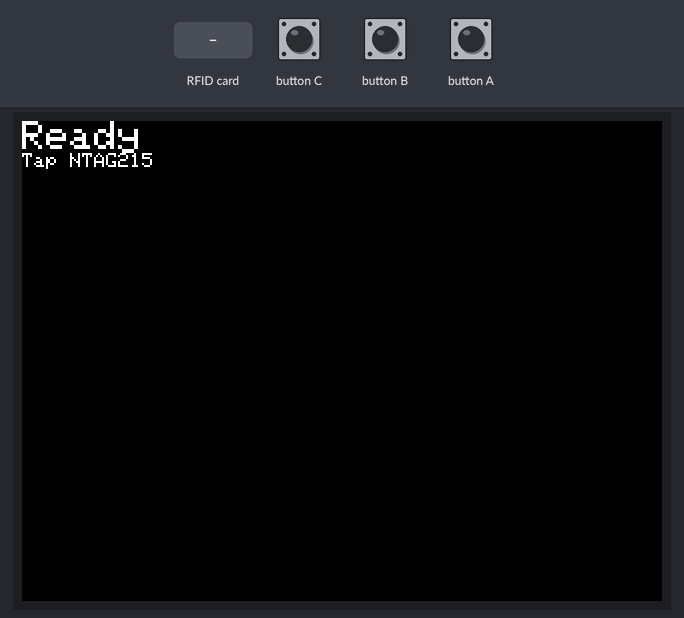
A program run on a simulated ESP32. Parts: 320×240 colour display. The test bench sets the inputs (shaded band).

Above: at 1.4 s.
1.5 s: RFID card E1 10 3E 00 held to the reader
At 2.2 s:
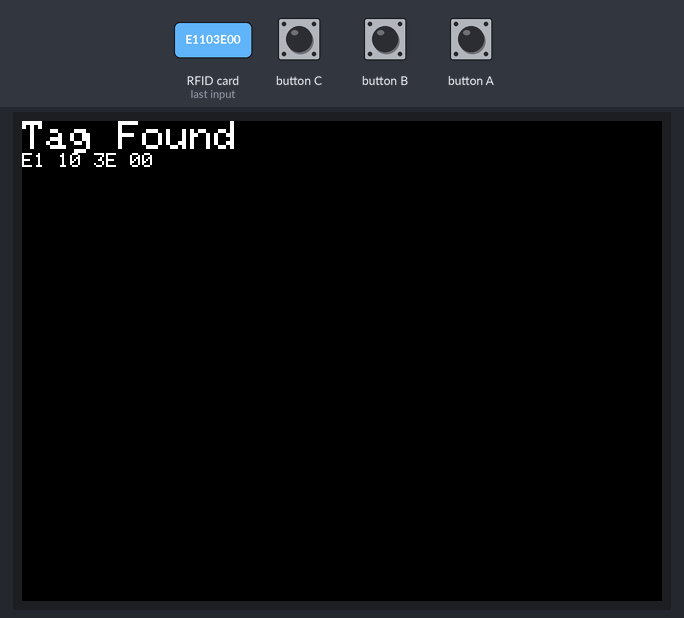
At 3.8 s:
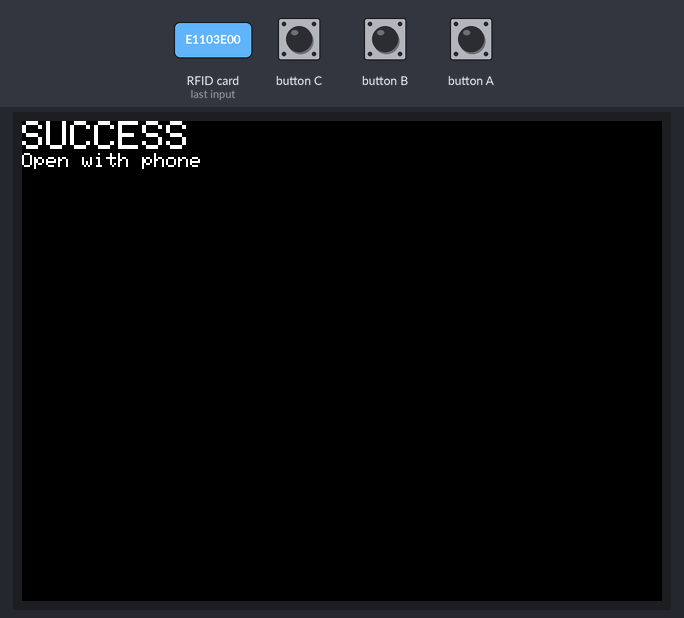
4.5 s: RFID card 5E 7A 19 C4 held to the reader
At 5.2 s:
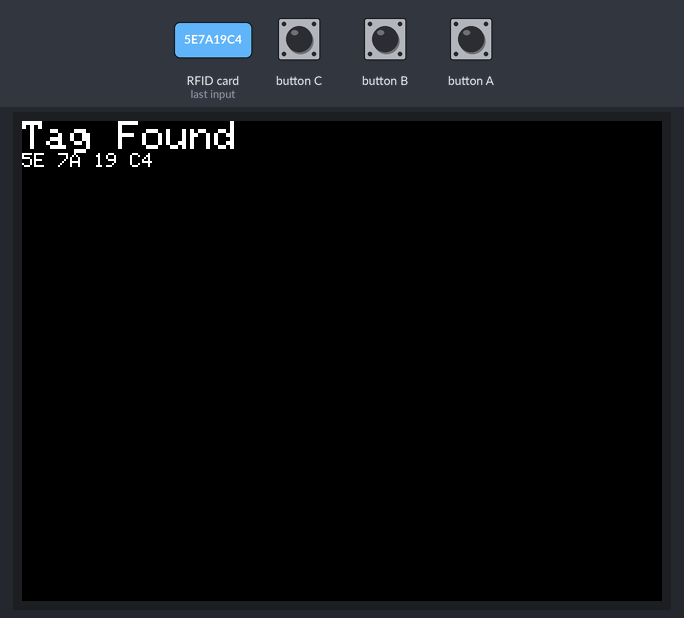
Timing chart, 0 to 7.5 s (numbered marks = the images above; inputs shaded):
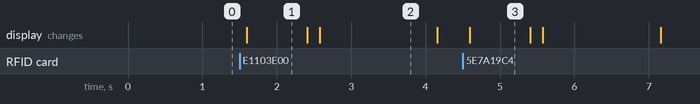

The program:

main.cpp
```cpp
#include <Arduino.h>
#include <Wire.h>
#include <MFRC522_I2C.h>
#include <M5Unified.h>

MFRC522_I2C rfid(0x28, 0, &Wire);

// ----MFRC522_I2C用----
static bool writePage(uint8_t page, const uint8_t data4[4]) {
  MFRC522_I2C::StatusCode st =
      (MFRC522_I2C::StatusCode)rfid.MIFARE_Ultralight_Write(page, (byte*)data4, 4);
  return st == MFRC522_I2C::STATUS_OK;
}
static bool read16(uint8_t startPage, uint8_t out18[18]) {
  byte len = 18;
  MFRC522_I2C::StatusCode st =
      (MFRC522_I2C::StatusCode)rfid.MIFARE_Read(startPage, out18, &len);
  return st == MFRC522_I2C::STATUS_OK;
}

// URL→NDEF URI(TLV付き)
static size_t buildNdefUrl(const String& url, uint8_t* out, size_t maxLen) {
  uint8_t prefix = 0x00;
  String rest = url;

  if (url.startsWith("https://")) { prefix = 0x04; rest = url.substring(8); }
  else if (url.startsWith("http://")) { prefix = 0x03; rest = url.substring(7); }
  else if (url.startsWith("https://www.")) { prefix = 0x02; rest = url.substring(12); }
  else if (url.startsWith("http://www.")) { prefix = 0x01; rest = url.substring(11); }

  const size_t payloadLen = 1 + rest.length();
  const size_t recordLen  = 4 + payloadLen;
  const size_t totalLen   = 2 + recordLen + 1;
  if (totalLen > maxLen) return 0;

  size_t i = 0;
  out[i++] = 0x03;
  out[i++] = (uint8_t)recordLen;
  out[i++] = 0xD1;
  out[i++] = 0x01;
  out[i++] = (uint8_t)payloadLen;
  out[i++] = 0x55;
  out[i++] = prefix;
  for (size_t k = 0; k < rest.length(); k++) out[i++] = (uint8_t)rest[k];
  out[i++] = 0xFE;
  return i;
}

// 画面表示ヘルパ
static void showStatus(const char* line1, const char* line2 = nullptr) {
  M5.Display.clear();
  M5.Display.setCursor(0, 0);
  M5.Display.setTextSize(2);
  M5.Display.println(line1);
  M5.Display.setTextSize(1);
  if (line2) M5.Display.println(line2);
}

void setup() {
  auto cfg = M5.config();
  M5.begin(cfg);

  // Grove I2C: SDA=32, SCL=33
  Wire.begin(32, 33);

  rfid.PCD_Init();

  Serial.begin(115200);
  showStatus("Ready", "Tap NTAG215");
}

void loop() {
  M5.update();

  // 待機表示（ずっと点滅させたいならここでUI更新も可）
  if (!rfid.PICC_IsNewCardPresent()) return;
  if (!rfid.PICC_ReadCardSerial()) return;

  // 検出
  char uidstr[64] = {0};
  int pos = 0;
  for (byte i = 0; i < rfid.uid.size; i++) {
    pos += snprintf(uidstr + pos, sizeof(uidstr) - pos, "%02X", rfid.uid.uidByte[i]);
    if (i + 1 < rfid.uid.size) pos += snprintf(uidstr + pos, sizeof(uidstr) - pos, " ");
  }
  showStatus("Tag Found", uidstr);
  delay(400);

  bool okAll = true;

  do {
    showStatus("Reading...");
    uint8_t buf[18];
    if (!read16(0x00, buf)) { okAll = false; break; }

    // CCチェック
    showStatus("Checking CC...");
    if (!(buf[12] == 0xE1 && buf[13] == 0x10)) {
      showStatus("Writing CC...");
      const uint8_t cc[4] = {0xE1, 0x10, 0x3E, 0x00};
      if (!writePage(3, cc)) { okAll = false; break; }
    }

    // ---- ここをあなたのX(Twitter) URLに ----
    String url = "https://x.com/";

    // NDEF生成
    showStatus("Building NDEF...");
    uint8_t ndef[256];
    size_t nlen = buildNdefUrl(url, ndef, sizeof(ndef));
    if (!nlen) { okAll = false; break; }

    // 書き込み
    showStatus("Writing...", url.c_str());

    uint8_t page = 4;
    for (size_t i = 0; i < nlen; i += 4) {
      uint8_t d[4] = {0, 0, 0, 0};
      for (int k = 0; k < 4; k++) if (i + k < nlen) d[k] = ndef[i + k];

      if (!writePage(page, d)) { okAll = false; break; }
      page++;

      // 進捗表示（軽く）
      char prog[32];
      snprintf(prog, sizeof(prog), "page %u", page);
      M5.Display.setCursor(0, 60);
      M5.Display.setTextSize(2);
      M5.Display.println(prog);
      delay(20);
    }
  } while (false);

  // 後処理
  rfid.PICC_HaltA();
  rfid.PCD_StopCrypto1();

  // 結果表示
  if (okAll) showStatus("SUCCESS", "Open with phone");
  else      showStatus("FAILED", "Try again");

  delay(1500);
  showStatus("Ready", "Tap NTAG215");
}
```

Measured:
- after the input at 1.5 s, the display: changes after 0.10 s (image 1)
- after the input at 4.5 s, the display: changes after 0.10 s (image 3)
- what the display in image 1 shows lasts 0.8 s, from 1.6 s to 2.4 s
- what the display in image 2 shows lasts 1.6 s, from 2.6 s to 4.2 s
